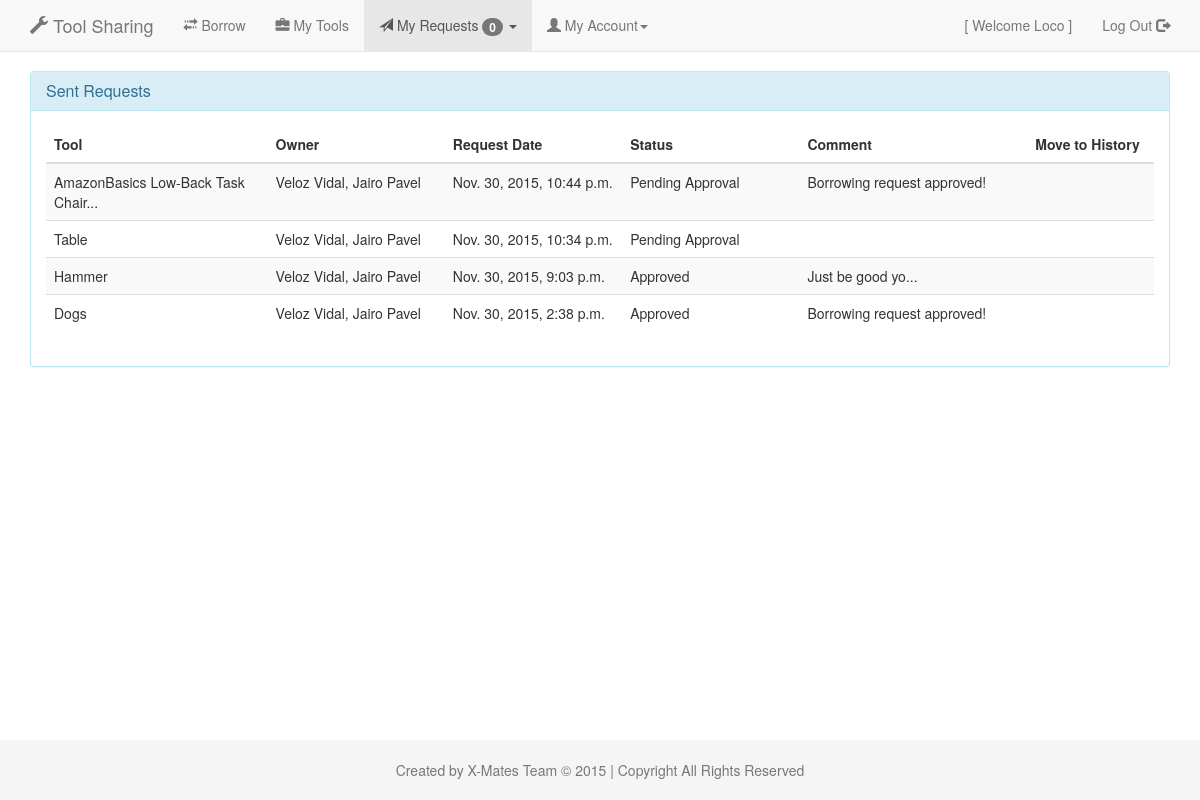
/request/sent/ (signed in), run on the app's committed database.
### request/models.py (models this page shows, shortened)
class Request(models.Model):
    PENDING_APPROVAL = 'PA'
    APPROVED = 'AP'
    REJECTED = 'RE'
    RETURNED = 'RT'
    status_choices = (
        (PENDING_APPROVAL, 'Pending Approval'),
        (APPROVED, 'Approved'),
        (REJECTED, 'Rejected'),
        (RETURNED, 'Returned')
    )
    tool = models.ForeignKey(Tool, related_name='requests')
    lender = models.ForeignKey(User, related_name='lender_requests')
    borrower = models.ForeignKey(User, related_name='borrower_requests')
    status = models.CharField(choices=status_choices, max_length=2, default="PA")
    comment = models.CharField(max_length=150, default="")
    date = models.DateTimeField(auto_now_add=True, auto_now=False)
    returned_date = models.DateTimeField(null=True)
    shared_from = models.CharField(choices=Tool.shared_choices, max_length=2)
    zipcode = models.CharField(max_length=5)
    updated = models.DateTimeField(auto_now_add=False, auto_now=True)
    borrower_enabled = models.BooleanField(default=True)
    lender_enabled = models.BooleanField(default=True)
    may_leave_comment = models.BooleanField(default=False)
    def get_status_choices(self):
        return dict(self.status_choices).get(self.status)

### manage_tools/models.py (models this page shows, shortened)
class Tool(models.Model):
    AVAILABLE = 'AV'
    BORROWED = 'BR'
    RETURNED = 'RT'
    UNAVAILABLE = 'UA'
    status_choices = (
        (AVAILABLE, 'Available'),
        (BORROWED, 'Borrowed'),
        (RETURNED, 'Returned'),
        (UNAVAILABLE, 'Unavailable'),
    )
    editable_status_choices = (
        (AVAILABLE, 'Available'),
        (UNAVAILABLE, 'Unavailable'),
    )
    HOME = "HM"
    SHED = "SH"
    shared_choices = (
        (HOME, "Home"),
        (SHED, "Community Shed"),
    )
    name = models.CharField(max_length=100)
    status = models.CharField(choices=editable_status_choices, max_length=2, default="AV")
    owner = models.ForeignKey(User, related_name='tools', null=True, on_delete=models.SET_NULL)
    description = models.CharField(max_length=250)
    picture = models.FileField(upload_to="img/tools/", blank=True, default="img/tools/no-image.png")
    code = models.CharField(unique=True, max_length=10)
    shared_from = models.CharField(choices=shared_choices, max_length=2, default="HM")
    category = models.ForeignKey(ToolCategory, related_name='tools', null=True, on_delete=models.SET_NULL)
    enabled = models.BooleanField(default=True)
    timestamp = models.DateTimeField(auto_now_add=True, auto_now=False)
    updated = models.DateTimeField(auto_now_add=False, auto_now=True)

### user/models.py (models this page shows, shortened)
class User(models.Model):
    first_name = models.CharField(max_length=50)
    middle_name = models.CharField(max_length=50, blank=True, null=True)
    last_name = models.CharField(max_length=50)
    email = models.EmailField(unique=True)
    phone_number = models.CharField(max_length=20)
    password = models.CharField(max_length=100)
    address = models.CharField(max_length=50)
    state = models.CharField(max_length=50, choices=USStates.states_list)
    city = models.CharField(max_length=50)
    zipcode = models.CharField(max_length=5)
    shared_zone = models.ForeignKey(SharedZone, related_name='users', null=True, on_delete=models.SET_NULL)
    role = models.ForeignKey(Role, related_name='users', null=True, on_delete=models.SET_NULL)
    role_date = models.DateTimeField(auto_now_add=True, auto_now=False)
    enabled = models.BooleanField(default=True)
    timestamp = models.DateTimeField(auto_now_add=True, auto_now=False)
    updated = models.DateTimeField(auto_now_add=False, auto_now=True)
    pickup_days = models.CharField(max_length=100, null=True)
    pickup_times = models.CharField(max_length=50, null=True)
    def __str__(self):
        return self.last_name + ", " + self.first_name + " " + self.middle_name

### request/views.py (the view)
def sent(request):
    if not is_user_logged_in(session=request.session):
        return redirect(reverse('sign_in'))
    if 'is_shared_zone' not in request.session:
        return redirect(reverse('shared_zone:index'))
    try:
        del request.session['notification_s']
        notification = Notification.objects.get(user=request.session["cool_user"])
        notification.pending_sent = 0
        notification.save()
    except KeyError:
        pass
    sent_requests = Request.objects.filter(borrower=request.session["cool_user"], borrower_enabled=True).order_by('-id')
    paginator = Paginator(sent_requests, 10)
    page = request.GET.get('page')
    try:
        sent_requests = paginator.page(page)
    except PageNotAnInteger:
        sent_requests = paginator.page(1)
    except EmptyPage:
        sent_requests = paginator.page(paginator.num_pages)
    context = {
        'sent_requests': sent_requests,
        'my_requests': True
    }
    return render(request, "request/sent_requests.html", context)

### utils/utilities.py (called while the page is built)
def is_user_logged_in(session):
    return "cool_user" in session and session["cool_user"] is not None

### templates/request/sent_requests.html (shortened to what this page needs)
{% extends "base.html" %}
{% block content %}
    {% if sent_requests %}
        <div class="panel panel-info">
          <div class="panel-heading">
            <h3 class="panel-title">Sent Requests</h3>
          </div>
          <div class="panel-body">
                <div class="table-responsive">
                    <table class="table table-striped table-hover">
                        <thead>
                            <tr>
                                <th style="width:20%">Tool</th>
                                <th style="width:16%">Owner</th>
                                <th style="width:16%">Request Date</th>
                                <th style="width:16%">Status</th>
                                <th style="width:20%">Comment</th>
                                <th class="text-align-center" style="width:12%">Move to History</th>
                            </tr>
                        </thead>
                        <tbody>
                        {% for sent_request in sent_requests %}
                            <tr>
                                <td>{{ sent_request.tool.name|slice:":50" }}{% if sent_request.tool.name|length|get_digit:"-1" > 30 %}...{% endif %}</td>
                                <td>{{ sent_request.lender }}</td>
                                <td>{{ sent_request.date }}</td>
                                <td>{{ sent_request.get_status_choices }}</td>
                                <td>{{ sent_request.comment }}</td>
                                <td class="text-align-center"></td>
                            </tr>
                        {% endfor %}
                    </table>
                </div>
            </div>
        </div>
    {% endif %}
{% endblock %}

### static/our_static/css/navbar-static-top.css (style rules this page uses)
body { min-height: 2000px; }

### static/our_static/css/custom.css (style rules this page uses)
.text-align-center, .text-align-center th { text-align: center; }
.min-body-height { min-height: 0; }

### static/our_static/css/sticky-footer-navbar.css (style rules this page uses)
html { position: relative; min-height: 100%; }
body { margin-bottom: 60px; }

### data on the page
Request: tool.name "AmazonBasics Low-Back Task Chair", lender "Veloz Vidal, Jairo Pavel", date "Nov. 30, 2015, 10:44 p.m.", get_status_choices "Pending Approval", comment "Borrowing request approved!"
Request: tool.name "Table", lender "Veloz Vidal, Jairo Pavel", date "Nov. 30, 2015, 10:34 p.m.", get_status_choices "Pending Approval"
Request: tool.name "Hammer", lender "Veloz Vidal, Jairo Pavel", date "Nov. 30, 2015, 9:03 p.m.", get_status_choices "Approved", comment "Just be good yo..."
Request: tool.name "Dogs", lender "Veloz Vidal, Jairo Pavel", date "Nov. 30, 2015, 2:38 p.m.", get_status_choices "Approved", comment "Borrowing request approved!"

### other printed values
{{ request.session.cool_user_name }} "Loco"
